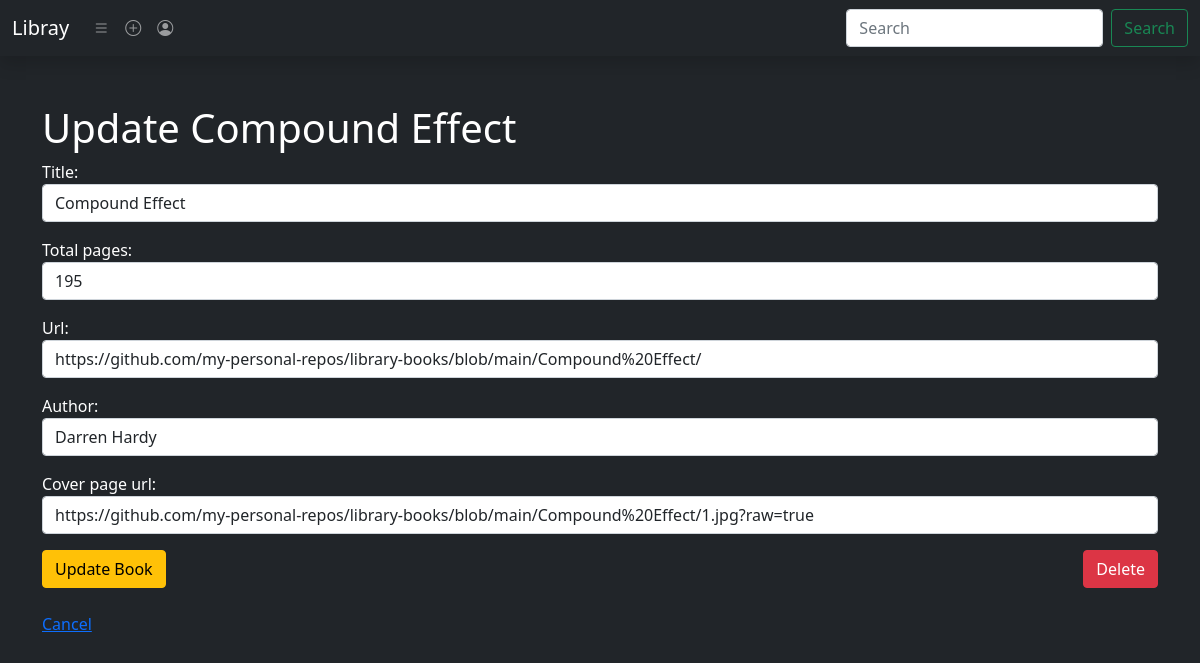
Page /library/update/17 on the committed database.
### library/models.py (models this page shows, shortened)
class Book(models.Model):
    title = models.CharField(max_length=500)
    total_pages = models.PositiveIntegerField()
    url = models.URLField(blank=False, null=False)
    cover_page_url = models.URLField(default='https://github.com/my-personal-repos/library-books/blob/main/cover_photo.jpg?raw=true')
    author = models.CharField(max_length=100, null=True, blank=True)
    last_accessed_page = models.PositiveBigIntegerField(default=1)
    class Meta():
        ordering = ['title']

### library/views.py (the view)
# urls.py: path('update/<int:pk>', views.BookUpdateView.as_view(), name='update'),
class BookUpdateView(UpdateView):
    form_class = BookCreateForm
    template_name = 'library/book_form.html'
    def get_queryset(self):
        return Book.objects.filter(pk=self.kwargs['pk'])

### library/forms.py
class BookCreateForm(forms.ModelForm):
    class Meta:
        model = Book
        fields = ('title', 'total_pages', 'url', 'author', 'cover_page_url')
        widgets = {
            'title': forms.TextInput(attrs={'class': 'form-control'}),
            'total_pages': forms.NumberInput(attrs={'class': 'form-control'}),
            'url': forms.TextInput(attrs={'class': 'form-control'}),
            'author': forms.TextInput(attrs={'class': 'form-control'}),
            'cover_page_url': forms.TextInput(attrs={'class': 'form-control'}),
        }

### library/templates/library/book_form.html (shortened to what this page needs)
{% extends 'library/base.html' %}
{% block page_content %}
<div class="container text-white m-5 d-block m-auto mt-5">
    <h1 class="text-white">
        {% if form.instance.pk %}
        Update {{form.instance.title}}
        {% else %}
        Add New Book
        {% endif %}
    </h1>
    <form method="POST">
        {{form.as_p}}
        {% if form.instance.pk %}
        <div class="w-100 d-flex flex-row justify-content-between">
            <input type="submit" class="btn btn-warning" value="Update Book">
            <a href="{% url 'library:delete' book.pk %}" class="btn btn-danger">Delete</a>
        </div>
        <br>
        <a href="{% url 'library:detail' book.pk book.last_accessed_page %}">Cancel</a>
        {% else %}
        <input type="submit" class="btn btn-secondary" value="Add Book">
        {% endif %}
    </form>
</div>
{% endblock page_content %}

### rows in the picture
Book: instance "Compound Effect", title "Compound Effect", total_pages "195", url "https://github.com/my-personal-repos/library-books/blob/main/Compound%20Effect/", author "Darren Hardy", cover_page_url "https://github.com/my-personal-repos/library-books/blob/main/Compound%20Effect/1.jpg?raw=true"
